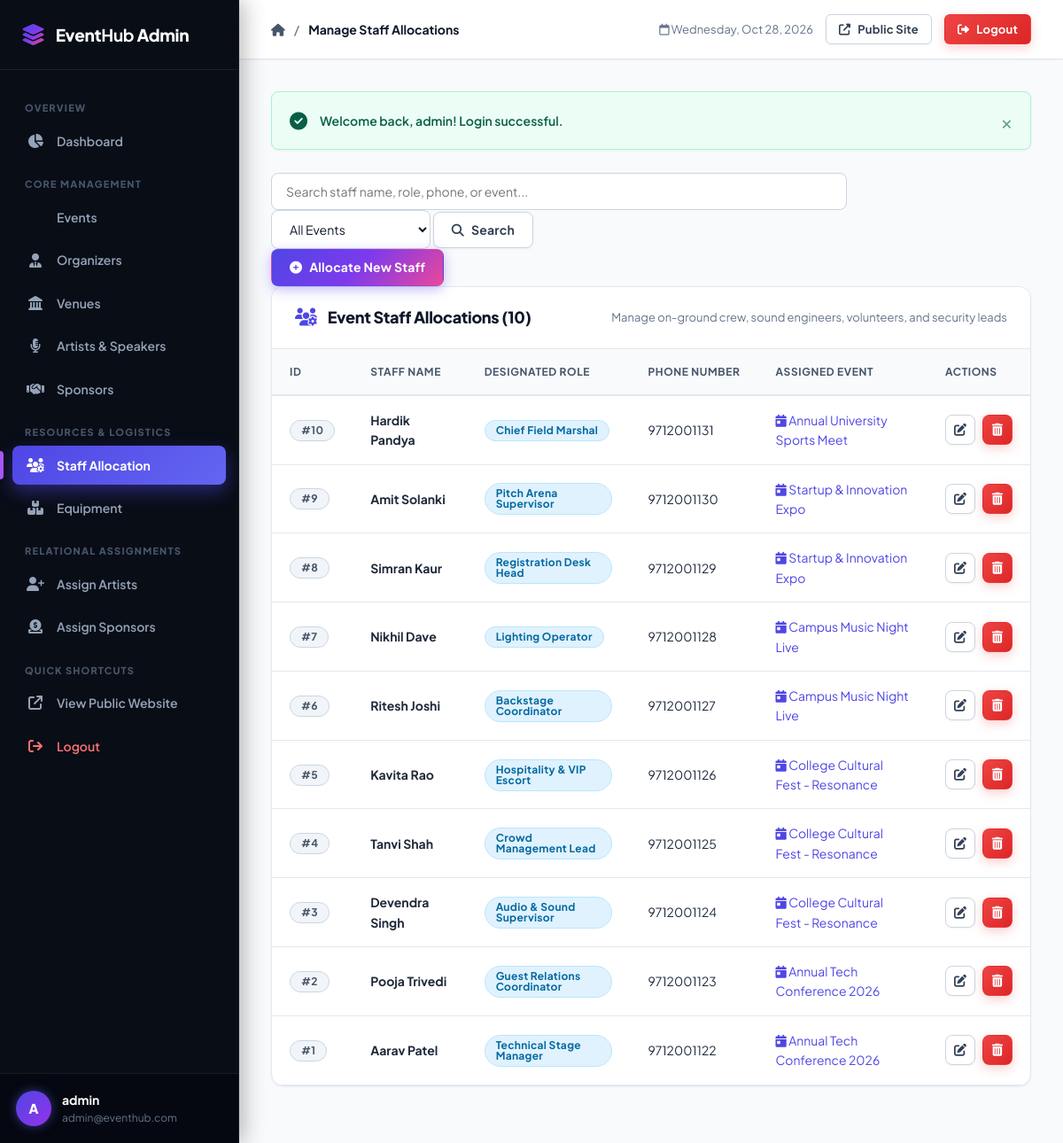
The app's page /admin/staff/index.php (signed in) with its own data.
### tables this page shows
CREATE TABLE `staff` (
    `staff_id` INT AUTO_INCREMENT PRIMARY KEY,
    `staff_name` VARCHAR(100) NOT NULL,
    `role` VARCHAR(50) NOT NULL,
    `phone` VARCHAR(15) DEFAULT NULL,
    `event_id` INT NOT NULL,
    CONSTRAINT `fk_staff_event` FOREIGN KEY (`event_id`) REFERENCES `event` (`event_id`) ON DELETE CASCADE ON UPDATE CASCADE
);

CREATE TABLE `event` (
    `event_id` INT AUTO_INCREMENT PRIMARY KEY,
    `event_name` VARCHAR(100) NOT NULL,
    `event_description` TEXT DEFAULT NULL,
    `event_date` DATE NOT NULL,
    `event_time` TIME NOT NULL,
    `organizer_id` INT NOT NULL,
    `venue_id` INT NOT NULL,
    `status` VARCHAR(20) NOT NULL DEFAULT 'Upcoming',
    CONSTRAINT `chk_event_status` CHECK (`status` IN ('Upcoming', 'Ongoing', 'Completed', 'Cancelled')),
    CONSTRAINT `fk_event_organizer` FOREIGN KEY (`organizer_id`) REFERENCES `organizer` (`organizer_id`) ON DELETE RESTRICT ON UPDATE CASCADE,
    CONSTRAINT `fk_event_venue` FOREIGN KEY (`venue_id`) REFERENCES `venue` (`venue_id`) ON DELETE RESTRICT ON UPDATE CASCADE
);

### admin/staff/index.php (the view, shortened to what this page needs)
<?php
require_once __DIR__ . '/../../includes/auth.php';
$search = trim($_GET['search'] ?? '');
$eventFilter = filter_input(INPUT_GET, 'event_id', FILTER_VALIDATE_INT);
try {
    $sql = "
        SELECT st.*, e.event_name, e.event_date
        FROM staff st
        LEFT JOIN event e ON st.event_id = e.event_id
        WHERE 1=1
    ";
    $params = [];
    $sql .= " ORDER BY st.staff_id DESC";
    $stmt = $pdo->prepare($sql);
    $stmt->execute($params);
    $staffMembers = $stmt->fetchAll();
} catch (PDOException $e) {
    die("Database error: " . htmlspecialchars($e->getMessage()));
}
require_once __DIR__ . '/../../includes/admin_header.php';
?>
<div class="toolbar-container">
    <form action="<?= url('admin/staff/index.php') ?>" method="GET" class="search-form" style="max-width: 650px;">
        <input type="text" name="search" class="form-control" placeholder="Search staff name, role, phone, or event..." value="<?= sanitize($search) ?>">
        <select name="event_id" class="form-control" style="max-width: 180px;">
            <option value="">All Events</option>
        </select>
        <button type="submit" class="btn btn-secondary">
            <i class="fas fa-search"></i> Search
        </button>
    </form>
    <div>
        <a href="<?= url('admin/staff/add.php' . ($eventFilter ? '?event_id=' . $eventFilter : '')) ?>" class="btn btn-primary">
            <i class="fas fa-plus-circle"></i> Allocate New Staff
        </a>
    </div>
</div>
<div class="card">
    <div class="card-header">
        <div class="card-title">
            <i class="fas fa-users-gear"></i> Event Staff Allocations (<?= count($staffMembers) ?>)
        </div>
        <div style="font-size: 13px; color: var(--text-muted);">
            Manage on-ground crew, sound engineers, volunteers, and security leads
        </div>
    </div>
    <div class="card-body" style="padding: 0;">
        <div class="table-responsive">
            <table class="data-table">
                <thead>
                    <tr>
                        <th>ID</th>
                        <th>Staff Name</th>
                        <th>Designated Role</th>
                        <th>Phone Number</th>
                        <th>Assigned Event</th>
                        <th>Actions</th>
                    </tr>
                </thead>
                <tbody>
                    <?php if (empty($staffMembers)): ?>
                        <tr>
                            <td colspan="6">
                                <div class="empty-state">
                                    <div class="empty-state-icon"><i class="fas fa-user-xmark"></i></div>
                                    <h3>No staff allocated</h3>
                                    <p>Allocate technical supervisors, crowd managers, and backstage crew.</p>
                                    <a href="<?= url('admin/staff/add.php') ?>" class="btn btn-primary btn-sm">
                                        <i class="fas fa-plus"></i> Allocate Staff
                                    </a>
                                </div>
                            </td>
                        </tr>
                    <?php else: ?>
                        <?php foreach ($staffMembers as $st): ?>
                            <tr>
                                <td><span class="badge badge-secondary">#<?= $st['staff_id'] ?></span></td>
                                <td><strong><?= sanitize($st['staff_name']) ?></strong></td>
                                <td><span class="badge badge-info"><?= sanitize($st['role']) ?></span></td>
                                <td><?= sanitize($st['phone'] ?: '-') ?></td>
                                <td>
                                    <?php if (!empty($st['event_name'])): ?>
                                        <a href="<?= url('admin/events/view.php?id=' . $st['event_id']) ?>">
                                            <i class="fas fa-calendar-day" style="color: var(--primary);"></i> <?= sanitize($st['event_name']) ?>
                                        </a>
                                    <?php else: ?>
                                        <span style="color: var(--text-muted);">Unassigned</span>
                                    <?php endif; ?>
                                </td>
                                <td>
                                    <div class="actions-cell">
                                        <a href="<?= url('admin/staff/edit.php?id=' . $st['staff_id']) ?>" class="btn btn-secondary btn-icon" title="Edit Staff Record">
                                            <i class="fas fa-edit"></i>
                                        </a>
                                        <form action="<?= url('admin/staff/delete.php') ?>" method="POST" style="display: inline;">
                                            <button type="submit" class="btn btn-danger btn-icon confirm-delete" data-item="<?= sanitize($st['staff_name']) ?>" title="Remove Staff">
                                                <i class="fas fa-trash-alt"></i>
                                            </button>
                                        </form>
                                    </div>
                                </td>
                            </tr>
                        <?php endforeach; ?>
                    <?php endif; ?>
                </tbody>
            </table>
        </div>
    </div>
</div>
<?php require_once __DIR__ . '/../../includes/admin_footer.php'; ?>

### assets/css/style.css (style rules this page uses)
:root { --primary: #4f46e5; --primary-gradient: linear-gradient(135deg, #4f46e5 0%, #7c3aed 50%, #ec4899 100%); --primary-hover: #4338ca; --primary-light: #e0e7ff; --secondary: #64748b; --success: #10b981; --success-light: #d1fae5; --danger: #ef4444; --danger-light: #fee2e2; --warning: #f59e0b; --warning-light: #fef3c7; --info: #0ea5e9; --info-light: #e0f2fe; --sidebar-bg: #090d16; --sidebar-surface: #111827; --sidebar-hover: #1f293d; --sidebar-active: linear-gradient(135deg, #4f46e5 0%, #6366f1 100%); --sidebar-text: #94a3b8; --sidebar-text-active: #ffffff; --bg-body: #f8fafc; --bg-card: #ffffff; --text-main: #0f172a; --text-muted: #64748b; --border-color: #e2e8f0; --border-hover: #cbd5e1; --radius-sm: 8px; --radius-md: 14px; --radius-lg: 20px; --radius-full: 9999px; --shadow-sm: 0 1px 3px 0 rgba(0, 0, 0, 0.04), 0 1px 2px -1px rgba(0, 0, 0, 0.04); --shadow-md: 0 4px 6px -1px rgba(0, 0, 0, 0.06), 0 2px 4px -2px rgba(0, 0, 0, 0.04); --shadow-lg: 0 12px 24px -4px rgba(15, 23, 42, 0.08), 0 4px 6px -2px rgba(15, 23, 42, 0.03); --shadow-glow: 0 10px 25px -3px rgba(79, 70, 229, 0.35); --transition: all 0.25s cubic-bezier(0.4, 0, 0.2, 1); }
* { margin: 0; padding: 0; box-sizing: border-box; font-family: 'Plus Jakarta Sans', -apple-system, BlinkMacSystemFont, "Segoe UI", Roboto, sans-serif; }
body { background-color: var(--bg-body); color: var(--text-main); line-height: 1.6; min-height: 100vh; -webkit-font-smoothing: antialiased; }
a { color: var(--primary); text-decoration: none; transition: var(--transition); }
.badge { display: inline-flex; align-items: center; gap: 6px; padding: 5px 12px; font-size: 12px; font-weight: 700; border-radius: var(--radius-full); line-height: 1; letter-spacing: 0.3px; }
.badge-info { background: #e0f2fe; color: #0369a1; border: 1px solid #bae6fd; }
.badge-secondary { background: #f1f5f9; color: #475569; border: 1px solid #cbd5e1; }
.btn { display: inline-flex; align-items: center; justify-content: center; gap: 8px; padding: 10px 20px; font-size: 14px; font-weight: 700; border-radius: var(--radius-sm); border: 1px solid transparent; cursor: pointer; transition: var(--transition); text-decoration: none; line-height: 1.4; letter-spacing: 0.2px; }
.btn-primary { background: var(--primary-gradient); color: #ffffff; box-shadow: 0 4px 14px 0 rgba(79, 70, 229, 0.35); }
.btn-secondary { background: #ffffff; color: #334155; border-color: #cbd5e1; box-shadow: 0 1px 3px rgba(0, 0, 0, 0.05); }
.btn-danger { background: linear-gradient(135deg, #ef4444, #dc2626); color: #ffffff; box-shadow: 0 4px 12px rgba(239, 68, 68, 0.25); }
.btn-icon { width: 34px; height: 34px; padding: 0; border-radius: var(--radius-sm); display: inline-flex; align-items: center; justify-content: center; transition: var(--transition); }
.card { background: #ffffff; border-radius: var(--radius-md); border: 1px solid var(--border-color); box-shadow: var(--shadow-sm); margin-bottom: 28px; overflow: hidden; transition: var(--transition); }
.card-header { padding: 20px 26px; border-bottom: 1px solid var(--border-color); display: flex; justify-content: space-between; align-items: center; background: #ffffff; }
.card-title { font-size: 18px; font-weight: 800; color: #0f172a; display: flex; align-items: center; gap: 12px; letter-spacing: -0.3px; }
.card-title i { color: var(--primary); font-size: 20px; }
.card-body { padding: 26px; }
.table-responsive { width: 100%; overflow-x: auto; }
.data-table { width: 100%; border-collapse: collapse; text-align: left; font-size: 14px; }
.data-table th { background: #f8fafc; color: #475569; font-weight: 700; padding: 16px 20px; border-bottom: 2px solid var(--border-color); white-space: nowrap; text-transform: uppercase; font-size: 12px; letter-spacing: 0.6px; }
.data-table td { padding: 16px 20px; border-bottom: 1px solid var(--border-color); color: #1e293b; vertical-align: middle; transition: var(--transition); }
.actions-cell { white-space: nowrap; display: flex; align-items: center; gap: 8px; }
.form-control { width: 100%; padding: 11px 16px; font-size: 14px; border: 1px solid #cbd5e1; border-radius: var(--radius-sm); background-color: #ffffff; color: #0f172a; transition: var(--transition); }

### records on screen
staff: staff_id "10", staff_name "Hardik Pandya", role "Chief Field Marshal", phone "9712001131", event.event_name "Annual University Sports Meet"
staff: staff_id "9", staff_name "Amit Solanki", role "Pitch Arena Supervisor", phone "9712001130", event.event_name "Startup & Innovation Expo"
staff: staff_id "8", staff_name "Simran Kaur", role "Registration Desk Head", phone "9712001129", event.event_name "Startup & Innovation Expo"
staff: staff_id "7", staff_name "Nikhil Dave", role "Lighting Operator", phone "9712001128", event.event_name "Campus Music Night Live"
staff: staff_id "6", staff_name "Ritesh Joshi", role "Backstage Coordinator", phone "9712001127", event.event_name "Campus Music Night Live"
staff: staff_id "5", staff_name "Kavita Rao", role "Hospitality & VIP Escort", phone "9712001126", event.event_name "College Cultural Fest - Resonance"
staff: staff_id "4", staff_name "Tanvi Shah", role "Crowd Management Lead", phone "9712001125", event.event_name "College Cultural Fest - Resonance"
staff: staff_id "3", staff_name "Devendra Singh", role "Audio & Sound Supervisor", phone "9712001124", event.event_name "College Cultural Fest - Resonance"
staff: staff_id "2", staff_name "Pooja Trivedi", role "Guest Relations Coordinator", phone "9712001123", event.event_name "Annual Tech Conference 2026"
staff: staff_id "1", staff_name "Aarav Patel", role "Technical Stage Manager", phone "9712001122", event.event_name "Annual Tech Conference 2026"

### other values on screen
substr($_SESSION['admin_username'] ?? 'A', 0, 1) "A"
$_SESSION['admin_username'] "admin"
$_SESSION['admin_email'] "admin@eventhub.com"
$pageTitle "Manage Staff Allocations"
$message "Welcome back, admin! Login successful."
count($staffMembers) "10"
